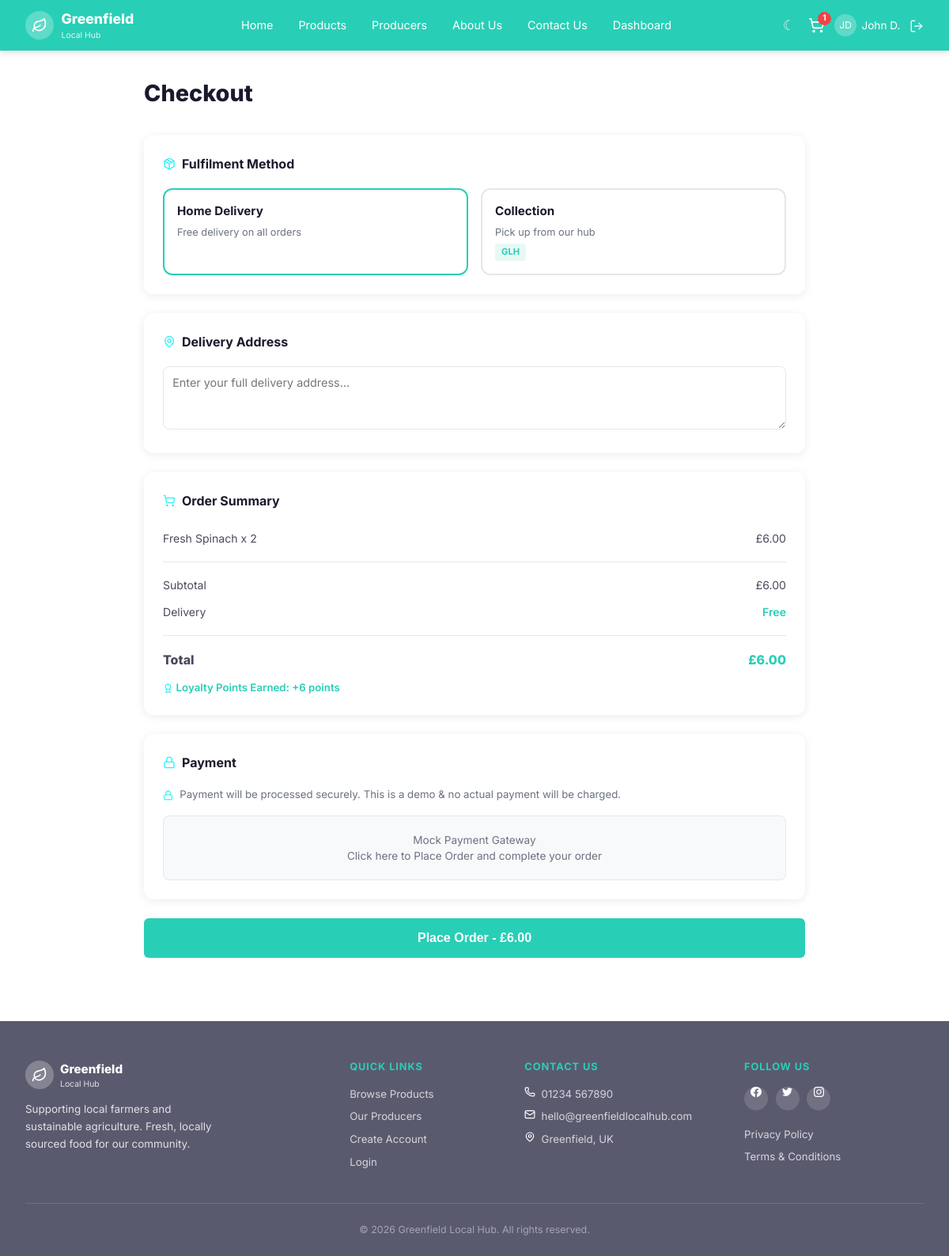
The page /checkout (signed in) on the database its author committed.
### model.py (models this page shows, shortened)
class User(db.Model):
    __tablename__ = 'users'
    id = db.Column(db.Integer, primary_key=True)
    first_name = db.Column(db.String(100), nullable=False)
    last_name = db.Column(db.String(100), nullable=False)
    email = db.Column(db.String(200), unique=True, nullable=False)
    password_hash = db.Column(db.String(256), nullable=False)
    role = db.Column(db.String(20), default='customer')  # customer, producer, admin
    phone_number = db.Column(db.String(30))
    address = db.Column(db.Text)
    accessibility_preferences = db.Column(db.Text)
    is_active = db.Column(db.Boolean, default=True)
    security_question = db.Column(db.String(300))
    security_answer = db.Column(db.String(200))
    loyalty_points = db.Column(db.Integer, default=0)
    created_at = db.Column(db.DateTime, default=datetime.utcnow)
    cart_items = db.relationship('CartItem', backref='user', lazy=True,
                                 foreign_keys='CartItem.user_id')
    orders = db.relationship('Order', backref='user', lazy=True)
    @property
    def initials(self):
        return f"{self.first_name[0]}{self.last_name[0]}".upper()

class CartItem(db.Model):
    __tablename__ = 'cart_items'
    id = db.Column(db.Integer, primary_key=True)
    user_id = db.Column(db.Integer, db.ForeignKey('users.id'), nullable=True)
    session_id = db.Column(db.String(200), nullable=True)   # for guest users
    product_id = db.Column(db.Integer, db.ForeignKey('products.id'), nullable=False)
    quantity = db.Column(db.Integer, default=1)
    @property
    def subtotal(self):
        return self.product.price * self.quantity

class Product(db.Model):
    __tablename__ = 'products'
    id = db.Column(db.Integer, primary_key=True)
    producer_id = db.Column(db.Integer, db.ForeignKey('producers.id'), nullable=False)
    name = db.Column(db.String(200), nullable=False)
    slug = db.Column(db.String(200), unique=True, nullable=False, index=True)
    description = db.Column(db.Text)
    price = db.Column(db.Float, nullable=False)
    unit = db.Column(db.String(50))   # e.g. '1kg', '250g', 'each'
    stock = db.Column(db.Integer, default=0)
    category = db.Column(db.String(100), index=True)  # Vegetables, Fruits, Dairy, Bakery, Meat
    image = db.Column(db.String(400))
    is_available = db.Column(db.Boolean, default=True)
    origin_location = db.Column(db.String(300))
    created_at = db.Column(db.DateTime, default=datetime.utcnow)
    cart_items = db.relationship('CartItem', backref='product', lazy=True)
    order_items = db.relationship('OrderItem', backref='product', lazy=True)

### app.py (the view, shortened to what this page needs)
@app.route('/checkout', methods=['GET', 'POST'])
@login_required
def checkout():
    user = get_current_user()
    items = CartItem.query.filter_by(user_id=user.id).all()
    if not items:
        flash('Your cart is empty.', 'error')
        return redirect(url_for('cart'))
    subtotal = sum(i.subtotal for i in items)
    loyalty_pts = max(1, int(subtotal))  # 1 point per £1
    return render_template('checkout.html', items=items, subtotal=subtotal, loyalty_pts=loyalty_pts)

### app.py (called while the page is built)
def get_current_user():
    if 'user_id' in session:
        return db.session.get(User, session['user_id'])
    return None

def get_cart_count():
    user = get_current_user()
    if user:
        return CartItem.query.filter_by(user_id=user.id).count()
    sid = session.get('guest_sid')
    if sid:
        return CartItem.query.filter_by(session_id=sid).count()
    return 0

def login_required(f):
    @wraps(f)
    def decorated(*args, **kwargs):
        if 'user_id' not in session:
            flash('Please log in to access this page.', 'error')
            return redirect(url_for('login'))
        return f(*args, **kwargs)
    return decorated

@app.context_processor
def inject_globals():
    return {
        'current_user': get_current_user(),
        'cart_count': get_cart_count(),
    }

### templates/checkout.html (shortened to what this page needs)
{% extends 'base.html' %}
{% block content %}
<div class="checkout-page">
    <h1>Checkout</h1>
    <form method="POST" action="{{ url_for('checkout') }}">
        <div class="checkout-section">
            <h2><img src="{{ url_for('static', filename='images/icons/package.svg') }}" alt="package" class="icon-svg"> Fulfilment Method</h2>
            <div class="fulfilment-options">
                <label class="fulfilment-card selected" id="card-delivery">
                    <span class="fulfilment-label">Home Delivery</span>
                    <span class="fulfilment-sub">Free delivery on all orders</span>
                </label>
                <label class="fulfilment-card" id="card-collection">
                    <span class="fulfilment-label">Collection</span>
                    <span class="fulfilment-sub">Pick up from our hub</span>
                    <span class="fulfilment-badge">GLH</span>
                </label>
            </div>
        </div>
        <div class="checkout-section checkout-address">
            <h2><img src="{{ url_for('static', filename='images/icons/map-pin.svg') }}" alt="location" class="icon-svg"> Delivery Address</h2>
            <textarea name="address" placeholder="Enter your full delivery address..." required></textarea>
        </div>
        <div class="checkout-section">
            <h2><img src="{{ url_for('static', filename='images/icons/shopping-cart.svg') }}" alt="cart" class="icon-svg"> Order Summary</h2>
            {% for item in items %}
            <div class="checkout-order-item">
                <span>{{ item.product.name }} x {{ item.quantity }}</span>
                <span>£{{ '%.2f'|format(item.subtotal) }}</span>
            </div>
            {% endfor %}
            <hr class="summary-divider" style="margin: 0.75rem 0;">
            <div class="checkout-order-item">
                <span>Subtotal</span>
                <span>£{{ '%.2f'|format(subtotal) }}</span>
            </div>
            <div class="checkout-order-item">
                <span>Delivery</span>
                <span style="color:var(--teal); font-weight:600;">Free</span>
            </div>
            <hr class="summary-divider" style="margin: 0.75rem 0;">
            <div class="checkout-order-item" style="font-weight:800; font-size:1rem;">
                <span>Total</span>
                <span style="color:var(--teal);">£{{ '%.2f'|format(subtotal) }}</span>
            </div>
            <div class="loyalty-earned" style="margin-top:0.5rem;">
                <img src="{{ url_for('static', filename='images/icons/award.svg') }}" alt="award" class="icon-svg"> Loyalty Points Earned: +{{ loyalty_pts }} points
            </div>
        </div>
        <div class="checkout-section">
            <h2><img src="{{ url_for('static', filename='images/icons/lock.svg') }}" alt="lock" class="icon-svg"> Payment</h2>
            <p class="payment-info">
                <img src="{{ url_for('static', filename='images/icons/lock.svg') }}" alt="lock" class="icon-svg"> Payment will be processed securely. This is a demo & no actual payment will be charged.
            </p>
            <div class="mock-payment-box">
                <p>Mock Payment Gateway</p>
                <p>Click here to Place Order and complete your order</p>
            </div>
        </div>
        <button type="submit" class="btn-place-order">
            Place Order - £{{ '%.2f'|format(subtotal) }}
        </button>
    </form>
</div>
{% endblock %}

### templates/base.html (shortened to what this page needs)
<!DOCTYPE html>
<html lang="en">
<head>
    <link rel="stylesheet" href="{{ url_for('static', filename='css/style.css') }}">
</head>
<body>
<nav class="navbar">
    <a href="{{ url_for('index') }}" class="nav-logo">
        <div class="logo-icon"><img src="{{ url_for('static', filename='images/icons/leaf.svg') }}" alt="leaf" class="icon-svg"></div>
        <div>
            <span class="logo-text-main">Greenfield</span>
            <span class="logo-text-sub">Local Hub</span>
        </div>
    </a>
    <div class="nav-links" id="nav-links">
        <a href="{{ url_for('index') }}">Home</a>
        <a href="{{ url_for('products') }}">Products</a>
        <a href="{{ url_for('producers') }}">Producers</a>
        <a href="{{ url_for('about') }}">About Us</a>
        <a href="{{ url_for('contact') }}">Contact Us</a>
        {% if current_user %}
        <a href="{{ url_for('dashboard_' ~ current_user.role) }}">Dashboard</a>
        {% endif %}
    </div>
    <div class="nav-right">
        <button id="theme-toggle" class="theme-btn" title="Toggle dark mode"><img src="{{ url_for('static', filename='images/icons/moon.svg') }}" alt="Toggle" class="icon-svg"></button>
        <a href="{{ url_for('cart') }}" class="nav-cart">
            <img src="{{ url_for('static', filename='images/icons/shopping-cart.svg') }}" alt="cart" class="icon-svg">
            {% if cart_count > 0 %}
            <span class="cart-badge">{{ cart_count }}</span>
            {% endif %}
        </a>
        {% if current_user %}
        <div class="nav-user-info">
            <div class="nav-user-icon">{{ current_user.initials }}</div>
            <span>{{ current_user.first_name }} {{ current_user.last_name[0] }}.</span>
        </div>
        <a href="{{ url_for('logout') }}" class="nav-logout" title="Logout"><img src="{{ url_for('static', filename='images/icons/log-out.svg') }}" alt="log-out" class="icon-svg"></a>
        {% else %}
        <a href="{{ url_for('login') }}" class="btn-nav-login">Login</a>
        <a href="{{ url_for('register') }}" class="btn-nav-register">Register</a>
        {% endif %}
    </div>
</nav>
{% block content %}{% endblock %}
<footer class="footer">
    <div class="footer-inner">
        <div class="footer-brand">
            <div class="brand-logo">
                <div class="logo-icon"><img src="{{ url_for('static', filename='images/icons/leaf.svg') }}" alt="leaf" class="icon-svg"></div>
                <div>
                    <span style="font-size:.95rem; font-weight:800;">Greenfield</span>
                    <span style="font-size:.65rem; font-weight:400; opacity:.8; display:block;">Local Hub</span>
                </div>
            </div>
            <p>Supporting local farmers and sustainable agriculture. Fresh, locally sourced food for our community.</p>
        </div>
        <div class="footer-col">
            <h4>Quick Links</h4>
            <a href="{{ url_for('products') }}">Browse Products</a>
            <a href="{{ url_for('producers') }}">Our Producers</a>
            <a href="{{ url_for('register') }}">Create Account</a>
            <a href="{{ url_for('login') }}">Login</a>
        </div>
        <div class="footer-col">
            <h4>Contact Us</h4>
            <span><img src="{{ url_for('static', filename='images/icons/phone.svg') }}" alt="phone" class="icon-svg"> 01234 567890</span>
            <span><img src="{{ url_for('static', filename='images/icons/mail.svg') }}" alt="mail" class="icon-svg"> hello@greenfieldlocalhub.com</span>
            <span><img src="{{ url_for('static', filename='images/icons/map-pin.svg') }}" alt="location" class="icon-svg"> Greenfield, UK</span>
        </div>
        <div class="footer-col">
            <h4>Follow Us</h4>
            <div class="footer-social">
                <a href="https://en-gb.facebook.com/" class="soc-icon"><img src="{{ url_for('static', filename='images/icons/facebook.svg') }}" alt="facebook" class="icon-svg"></a>
                <a href="https://x.com/?lang=en-gb" class="soc-icon"><img src="{{ url_for('static', filename='images/icons/twitter.svg') }}" alt="twitter" class="icon-svg"></a>
                <a href="https://www.instagram.com/" class="soc-icon"><img src="{{ url_for('static', filename='images/icons/instagram.svg') }}" alt="instagram" class="icon-svg"></a>
            </div>
            <a href="{{ url_for('privacy') }}">Privacy Policy</a>
            <a href="{{ url_for('terms') }}">Terms & Conditions</a>
        </div>
    </div>
    <div class="footer-bottom">
        &copy; 2026 Greenfield Local Hub. All rights reserved.
    </div>
</footer>
</body>
</html>

### rows shown on the page
User: initials "JD", first_name "John", last_name "D"
CartItem: product.name "Fresh Spinach", quantity "2"
Product: subtotal "6.00"

### other values the page prints
{{ cart_count }} "1"
{{ '%.2f'|format(subtotal) }} "6.00"
{{ loyalty_pts }} "6"
